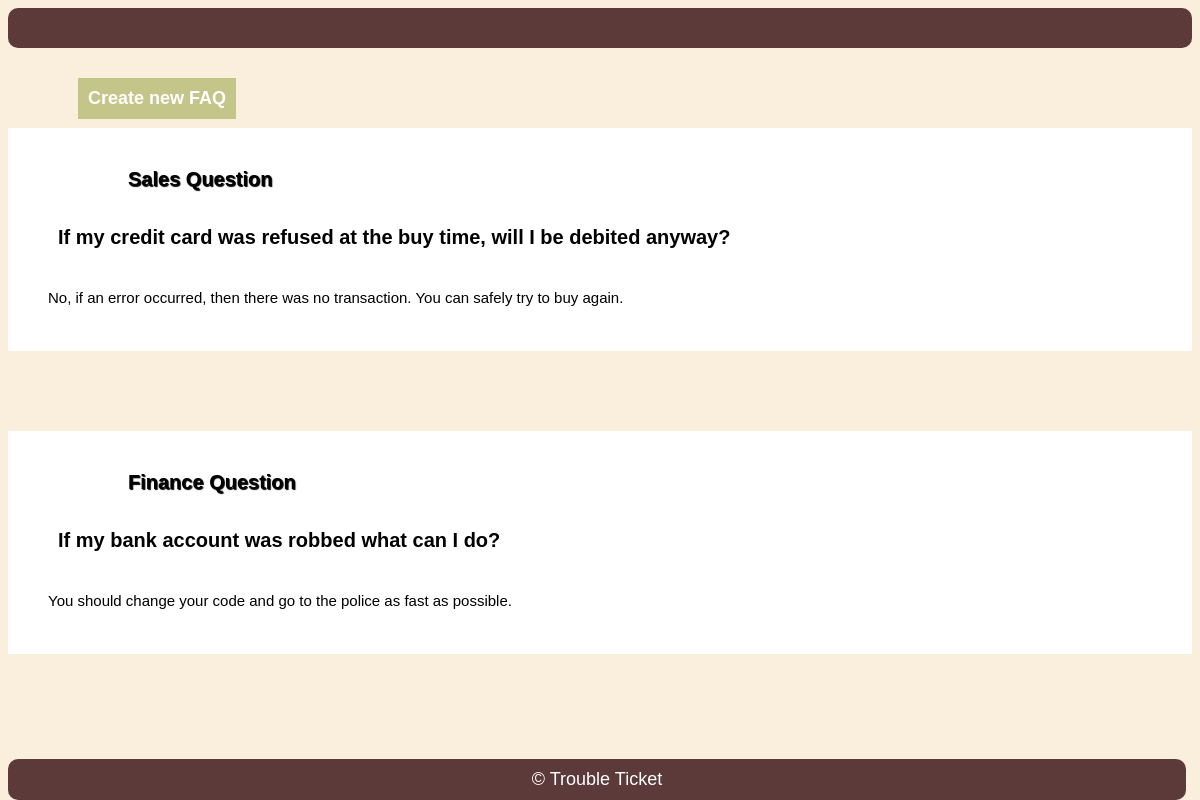
Before: /faq.php (signed in) with the older database file.
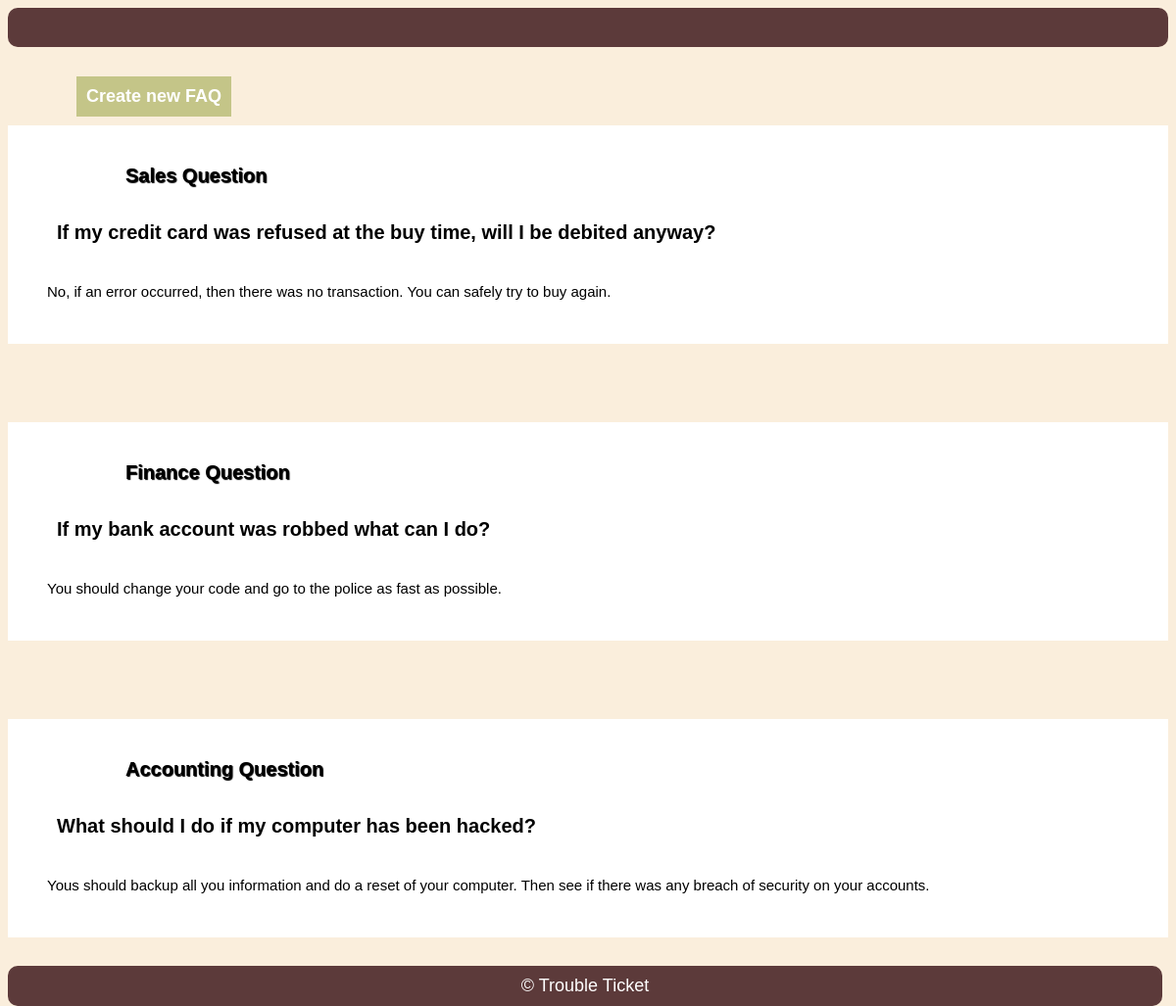
After: the same page with the newer database file.
### tables this page shows
CREATE TABLE faq (
  id INTEGER PRIMARY KEY AUTOINCREMENT,
  title TEXT NOT NULL,
  question TEXT NOT NULL,
  answer TEXT NOT NULL
);

### faq.php (the view, shortened to what this page needs)
<?php
$db = getDataBaseConnection();
$stmt = $db->prepare("SELECT * FROM faq");
$stmt->execute();
$faq = $stmt->fetchAll();
?>
<!DOCTYPE html>
<html lang="en-US">
  <head>
    <link rel="stylesheet" href="style2.css">
  </head>
  <header>
  </header>
  <a href="#" class = "a-prof" onclick="showFormFaq()">Create new FAQ</a>
  <?php foreach ($faq as $f): ?>
  <div id="faq-display">
    <h3 id = "title"><?= $f['title'] ?></h3>
    <p id = "question"><?= $f['question'] ?></p>
    <p id = "answer" ><?= $f['answer'] ?></p>
  </div>
  <?php endforeach; ?>
  <footer>
    &copy; Trouble Ticket
  </footer>
</html>

### style2.css (style rules this page uses)
header { background-color: rgb(92, 58, 58); color: #fff; padding: 20px; text-align: center; margin-bottom: 30px; border-radius: 10px; text-shadow: black 2px 2px 2px; }
a { color: rgb(92, 58, 58); text-decoration: none; }
footer { position: fixed; bottom: 0; width: 96.5%; border-radius: 10px; text-align: center; background-color: rgb(92, 58, 58); color: #fff; padding: 10px; margin-top: 30px; font-size: 18px; }
.a-prof { position: absolute; background-color:rgba(144, 158, 54, 0.5); padding: 10px; margin-left: 70px; display: inline-block; font-size: 18px; font-weight: bold; color: white; box-sizing: content-box; margin-bottom: 20px; }
#faq-display { margin-top: 80px; background-color: #fff; padding: 20px; }
#title { margin-left: 100px; font-size: 20px; padding-bottom: 15px; text-shadow: black 1px 1px 1px; }
#question { margin-left: 30px; font-size: 20px; padding-bottom: 20px; font-weight: bold; }
#answer { margin-left: 20px; font-size: 15px; padding-bottom: 10px; }

Changed rows visible on the page:
added faq: title "Accounting Question", question "What should I do if my computer has been hacked?", answer "Yous should backup all you information and do a reset of your computer. Then see if there was any breach of security on your accounts."
